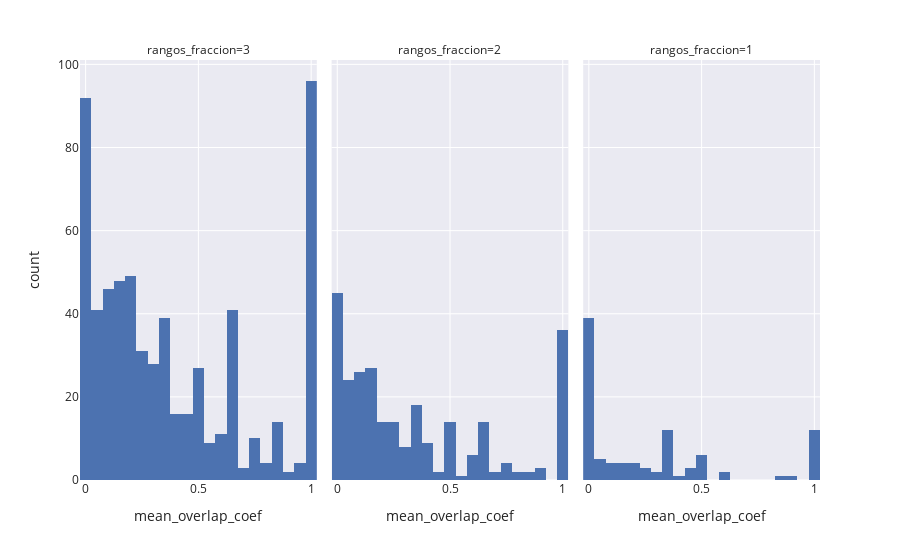

The cell this chart's notebook holds for it:
### Code cell
fig = px.histogram(all_data_infomap, x="mean_overlap_coef", facet_col="rangos_fraccion")
fig.show()

### Figure 1 — Plotly figure (JSON) as saved in the notebook; plotly's stock layout.template omitted (floating-point values rounded to 4 significant figures; data arrays with more than 128 entries replaced by an {"elided": "..."} marker saying what was removed)
{"data": [{"alignmentgroup": "True", "bingroup": "x", "hovertemplate": "rangos_fraccion=3<br>mean_overlap_coef=%{x}<br>count=%{y}<extra></extra>", "legendgroup": "", "marker": {"color": "rgb(76,114,176)", "pattern": {"shape": ""}}, "name": "", "offsetgroup": "", "orientation": "v", "showlegend": false, "type": "histogram", "x": {"elided": "627 float values"}, "xaxis": "x", "yaxis": "y"}, {"alignmentgroup": "True", "bingroup": "x", "hovertemplate": "rangos_fraccion=2<br>mean_overlap_coef=%{x}<br>count=%{y}<extra></extra>", "legendgroup": "", "marker": {"color": "rgb(76,114,176)", "pattern": {"shape": ""}}, "name": "", "offsetgroup": "", "orientation": "v", "showlegend": false, "type": "histogram", "x": {"elided": "316 float values"}, "xaxis": "x2", "yaxis": "y2"}, {"alignmentgroup": "True", "bingroup": "x", "hovertemplate": "rangos_fraccion=1<br>mean_overlap_coef=%{x}<br>count=%{y}<extra></extra>", "legendgroup": "", "marker": {"color": "rgb(76,114,176)", "pattern": {"shape": ""}}, "name": "", "offsetgroup": "", "orientation": "v", "showlegend": false, "type": "histogram", "x": {"elided": "198 float values"}, "xaxis": "x3", "yaxis": "y3"}], "layout": {"annotations": [{"font": {}, "showarrow": false, "text": "rangos_fraccion=3", "x": 0.16, "xanchor": "center", "xref": "paper", "y": 1, "yanchor": "bottom", "yref": "paper"}, {"font": {}, "showarrow": false, "text": "rangos_fraccion=2", "x": 0.5, "xanchor": "center", "xref": "paper", "y": 1, "yanchor": "bottom", "yref": "paper"}, {"font": {}, "showarrow": false, "text": "rangos_fraccion=1", "x": 0.84, "xanchor": "center", "xref": "paper", "y": 1, "yanchor": "bottom", "yref": "paper"}], "barmode": "relative", "legend": {"tracegroupgap": 0}, "margin": {"t": 60}, "xaxis": {"anchor": "y", "domain": [0, 0.32], "title": {"text": "mean_overlap_coef"}}, "xaxis2": {"anchor": "y2", "domain": [0.34, 0.66], "matches": "x", "title": {"text": "mean_overlap_coef"}}, "xaxis3": {"anchor": "y3", "domain": [0.68, 1.0], "matches": "x", "title": {"text": "mean_overlap_coef"}}, "yaxis": {"anchor": "x", "domain": [0, 1], "title": {"text": "count"}}, "yaxis2": {"anchor": "x2", "domain": [0, 1], "matches": "y", "showticklabels": false}, "yaxis3": {"anchor": "x3", "domain": [0, 1], "matches": "y", "showticklabels": false}}}
